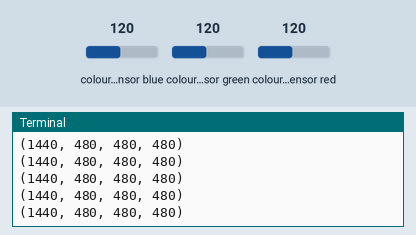
Recording of a program running on a simulated Raspberry Pi (BCM pin numbers). On the bench: the last lines printed to the terminal. The test bench sets the inputs (shaded band); at power-on: colour sensor blue 120, colour sensor green 120, colour sensor red 120.

Above: at 2.4 s.
2.5 s: colour sensor blue set to 5
At 3.6 s:
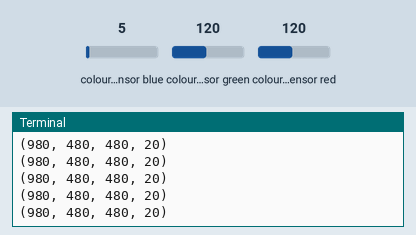
4.0 s: colour sensor green set to 5
At 4.9 s:
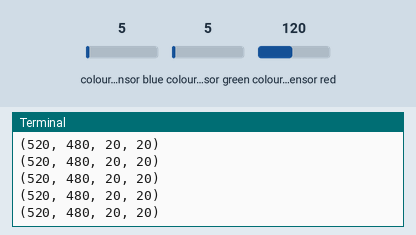
5.5 s: colour sensor red set to 5
At 6.3 s:
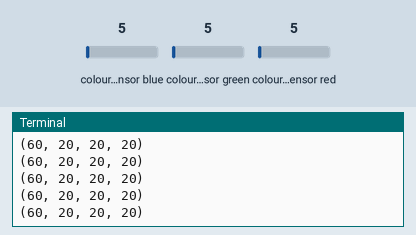
Timing chart, 0 to 8.5 s (numbered marks = the images above; inputs shaded):
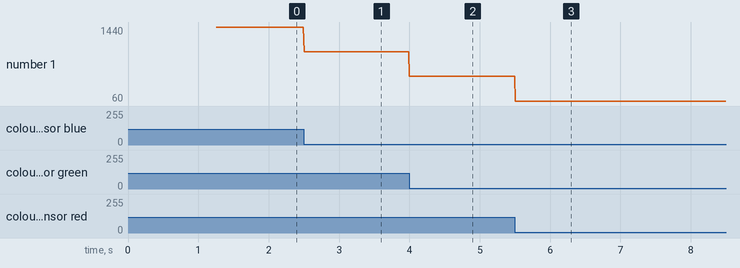

The program:

colore.py
```python
import smbus
import time
import struct

class APDS9960:
    APDS9960_ADDRESS = 0x29
    APDS9960_ID      = 0xAB
    APDS9960_CHIP_ID_ADDR = 0x92

    APDS9960_ENABLE  = 0x80
    APDS9960_ATIME   = 0x81
    APDS9960_WTIME   = 0x83
    APDS9960_CONTROL = 0x8F
    APDS9960_CONFIG1 = 0x8D
    APDS9960_CONFIG2 = 0x90
    APDS9960_CONFIG3 = 0x9F

    APDS9960_CDATAL  = 0x94
    APDS9960_CDATAH  = 0x95
    APDS9960_RDATAL  = 0x96
    APDS9960_RDATAH  = 0x97
    APDS9960_GDATAL  = 0x98
    APDS9960_GDATAH  = 0x99
    APDS9960_BDATAL  = 0x9A
    APDS9960_BDATAH  = 0x9B

    def __init__(self, sensorId=-1, address=0x39):
        self._sensorId = sensorId
        self._address = address

    def begin(self):
        self._bus = smbus.SMBus(1)

        while self.readBytes(APDS9960.APDS9960_CHIP_ID_ADDR)[0] != APDS9960.APDS9960_ID:
            time.sleep(0.01)
        time.sleep(0.05)

        self.writeBytes(APDS9960.APDS9960_ENABLE, [0x03])
        time.sleep(0.05)
        self.writeBytes(APDS9960.APDS9960_ATIME, [0xF6])
        time.sleep(0.05)
        self.writeBytes(APDS9960.APDS9960_CONFIG1, [0x62])
        time.sleep(0.05)
        self.writeBytes(APDS9960.APDS9960_CONTROL, [0x43])
        time.sleep(0.05)
        return True

    def read(self):
        buf = self.readBytes(APDS9960.APDS9960_CDATAL, 8)
        clear = struct.unpack('hhhh', struct.pack('BBBBBBBB', buf[0], buf[1], buf[2], buf[3], buf[4], buf[5], buf[6], buf[7]))
        return clear

    def readB(self):
        buf = self.readBytes(APDS9960.APDS9960_BDATAL, 2)
        blue = struct.unpack('h', struct.pack('BB', buf[0], buf[1]))
        return blue[0]

    def readBytes(self, register, numBytes=1):
        return self._bus.read_i2c_block_data(self._address, register, numBytes)

    def writeBytes(self, register, byteVals):
        return self._bus.write_i2c_block_data(self._address, register, byteVals)

if __name__ == '__main__':
    apds = APDS9960()
    if apds.begin() is not True:
        print("Error initializing APDS9960")
        exit()
    time.sleep(1)
    while True:
        print(apds.read())
        time.sleep(0.01)
```

Measured:
- after the input at 2.5 s, the terminal: prints a new line at once (image 1)
- after the input at 4.0 s, the terminal: prints a new line at once (image 2)
- after the input at 5.5 s, the terminal: prints a new line at once (image 3)
- plotted number 1: 1440 → 980 after the input at 2.5 s, 980 → 520 after the input at 4.0 s, 520 → 60 after the input at 5.5 s
